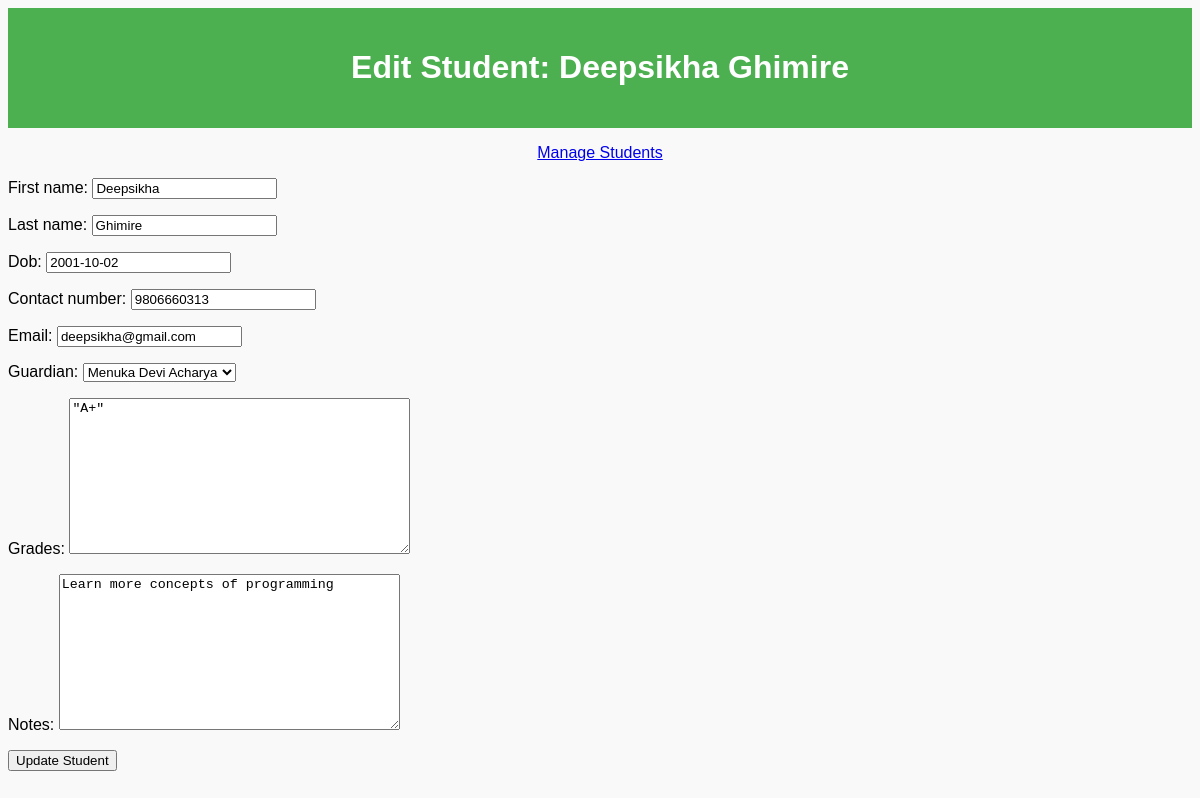
The app's page /student/edit-student/2/ with its own data.
### students/models.py (models this page shows, shortened)
class Student(models.Model):
    user = models.OneToOneField(User, on_delete=models.SET_NULL, null=True)
    first_name = models.CharField(max_length=100, blank=False, null=False)  # Enforced non-nullable
    last_name = models.CharField(max_length=100, blank=False, null=False)  # Enforced non-nullable
    dob = models.DateField()
    contact_number = models.CharField(max_length=20)
    email = models.EmailField()
    enrollment_date = models.DateField(auto_now_add=True)
    guardian = models.ForeignKey(Parent, on_delete=models.SET_NULL, null=True)

class Parent(models.Model):
    first_name = models.CharField(max_length=100)
    last_name = models.CharField(max_length=100)
    contact_number = models.CharField(max_length=20)
    email = models.EmailField()
    def __str__(self):
        return f"{self.first_name} {self.last_name}"

class AcademicRecord(models.Model):
    student = models.OneToOneField(Student, on_delete=models.SET_NULL, null=True, related_name='academic_record')
    grades = models.JSONField(blank=True, null=True)  # Store grades as JSON data
    notes = models.TextField(blank=True, null=True)

### students/views.py (the view)
# urls.py: path('edit-student/<int:student_id>/', views.edit_student, name='edit_student'),
def edit_student(request, student_id):
    student = get_object_or_404(Student, id=student_id)
    academic_record, created = AcademicRecord.objects.get_or_create(student=student)
    if request.method == 'POST':
        student_form = StudentForm(request.POST, instance=student)
        academic_form = AcademicRecordForm(request.POST, instance=academic_record)
        if student_form.is_valid() and academic_form.is_valid():
            student_form.save()
            academic_form.save()
            messages.success(request, 'Student details updated successfully!')
            return redirect('frontend:manage_students')
        else:
            messages.error(request, 'Error updating the student. Please check the form.')
    else:
        student_form = StudentForm(instance=student)
        academic_form = AcademicRecordForm(instance=academic_record)
    return render(request, 'frontend/edit_student.html', {
        'student_form': student_form,
        'academic_form': academic_form,
        'student': student
    })

### students/forms.py
class StudentForm(forms.ModelForm):
    class Meta:
        model = Student
        fields = ['first_name', 'last_name', 'dob', 'contact_number', 'email', 'guardian']

class AcademicRecordForm(forms.ModelForm):
    class Meta:
        model = AcademicRecord
        fields = ['grades', 'notes']

### students/templates/frontend/edit_student.html (shortened to what this page needs)
<!DOCTYPE html>
<html lang="en">
<head>
    {% load static %}
    <link rel="stylesheet" href="{% static 'css/manage_students.css' %}">
</head>
<body>
    <header>
        <h1>Edit Student: {{ student.first_name }} {{ student.last_name }}</h1>
    </header>
    <nav>
        <ul>
            <li><a href="{% url 'students:manage_students' %}">Manage Students</a></li>
        </ul>
    </nav>
    <main>
        <form method="POST">
            {{ student_form.as_p }}
            {{ academic_form.as_p }}
            <button type="submit">Update Student</button>
        </form>
    </main>
</body>
</html>

### students/static/css/manage_students.css (style rules this page uses)
body { font-family: Arial, sans-serif; background-color: #f9f9f9; }
header { background-color: #4CAF50; color: white; padding: 20px; text-align: center; }
nav ul { list-style-type: none; padding: 0; display: flex; justify-content: center; }

### records on screen
Student: first_name "Deepsikha", last_name "Ghimire", dob "2001-10-02", contact_number "9806660313", email "deepsikha@gmail.com", guardian "Menuka Devi Acharya"
AcademicRecord: grades "\"A+\"", notes "Learn more concepts of programming"
